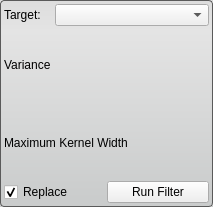
<?xml version="1.0" encoding="UTF-8"?>
<ui version="4.0">
 <class>DiscreteGaussianFilterInterface</class>
 <widget class="QWidget" name="DiscreteGaussianFilterInterface">
  <property name="geometry">
   <rect>
    <x>0</x>
    <y>0</y>
    <width>213</width>
    <height>207</height>
   </rect>
  </property>
  <property name="sizePolicy">
   <sizepolicy hsizetype="Preferred" vsizetype="Fixed">
    <horstretch>0</horstretch>
    <verstretch>0</verstretch>
   </sizepolicy>
  </property>
  <property name="minimumSize">
   <size>
    <width>213</width>
    <height>207</height>
   </size>
  </property>
  <property name="maximumSize">
   <size>
    <width>16777215</width>
    <height>207</height>
   </size>
  </property>
  <property name="baseSize">
   <size>
    <width>650</width>
    <height>0</height>
   </size>
  </property>
  <property name="windowTitle">
   <string>Discrete Gaussian Filter</string>
  </property>
  <property name="styleSheet">
   <string notr="true">QWidget#DiscreteGaussianFilterInterface{
	border-radius: 4px;
	border: 1px solid rgb(90, 90, 90);
	background-color: qlineargradient(spread:pad, x1:0.5, y1:0, x2:0.5, y2:0.960227, stop:0 rgba(221, 221, 221, 255), stop:0.155779 rgba(228, 228, 228, 255), stop:1 rgba(202, 204, 204, 255));      
}</string>
  </property>
  <layout class="QVBoxLayout" name="verticalLayout">
   <property name="spacing">
    <number>0</number>
   </property>
   <property name="margin">
    <number>4</number>
   </property>
   <item>
    <layout class="QHBoxLayout" name="activeHLayout" stretch="1,3">
     <property name="spacing">
      <number>0</number>
     </property>
     <item>
      <widget class="QLabel" name="activeLabel">
       <property name="text">
        <string>Target:</string>
       </property>
      </widget>
     </item>
     <item>
      <widget class="QComboBox" name="targetComboBox">
       <property name="sizeAdjustPolicy">
        <enum>QComboBox::AdjustToMinimumContentsLength</enum>
       </property>
       <property name="minimumContentsLength">
        <number>12</number>
       </property>
      </widget>
     </item>
    </layout>
   </item>
   <item>
    <layout class="QHBoxLayout" name="varianceHLayout_top">
     <item>
      <widget class="QLabel" name="varianceLabel">
       <property name="text">
        <string>Variance</string>
       </property>
      </widget>
     </item>
     <item>
      <spacer name="varianceHSpacer">
       <property name="orientation">
        <enum>Qt::Horizontal</enum>
       </property>
       <property name="sizeHint" stdset="0">
        <size>
         <width>40</width>
         <height>20</height>
        </size>
       </property>
      </spacer>
     </item>
    </layout>
   </item>
   <item>
    <layout class="QHBoxLayout" name="varianceHLayout_bottom"/>
   </item>
   <item>
    <layout class="QHBoxLayout" name="kernelHLayout_top">
     <item>
      <widget class="QLabel" name="kernelLabel">
       <property name="text">
        <string>Maximum Kernel Width</string>
       </property>
      </widget>
     </item>
     <item>
      <spacer name="kernelHSpacer">
       <property name="orientation">
        <enum>Qt::Horizontal</enum>
       </property>
       <property name="sizeHint" stdset="0">
        <size>
         <width>40</width>
         <height>20</height>
        </size>
       </property>
      </spacer>
     </item>
    </layout>
   </item>
   <item>
    <layout class="QHBoxLayout" name="kernelHLayout_bottom"/>
   </item>
   <item>
    <layout class="QHBoxLayout" name="replaceInvertLayout">
     <property name="spacing">
      <number>0</number>
     </property>
     <item>
      <widget class="QCheckBox" name="replaceCheckBox">
       <property name="text">
        <string>Replace</string>
       </property>
       <property name="checked">
        <bool>true</bool>
       </property>
      </widget>
     </item>
     <item>
      <widget class="QPushButton" name="invertButton">
       <property name="text">
        <string>Run Filter</string>
       </property>
      </widget>
     </item>
    </layout>
   </item>
  </layout>
 </widget>
 <resources/>
 <connections/>
</ui>
